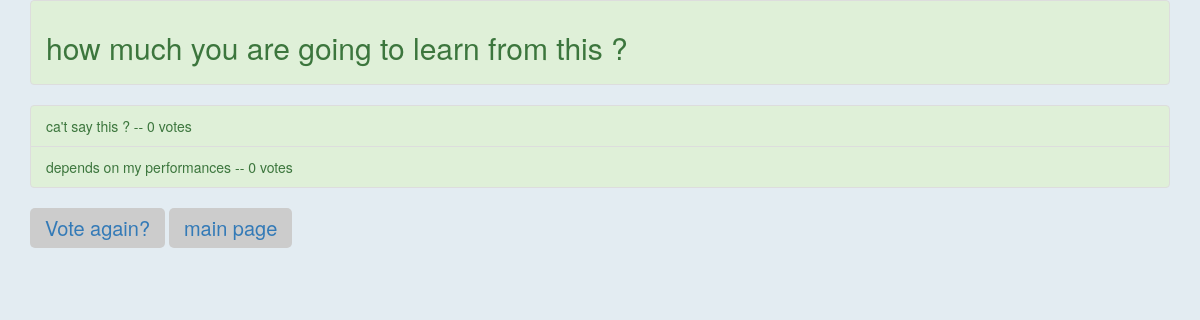
Page /polls/6/results/ on the earlier database version.
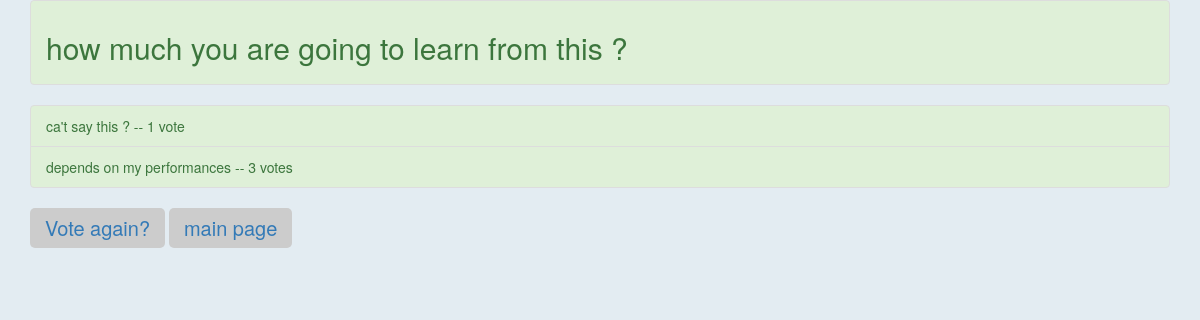
Same page on the later database version.
### polls/models.py (models this page shows, shortened)
class Question(models.Model):
    question_text = models.CharField(max_length=200)
    pub_date = models.DateTimeField('date published')

class Choice(models.Model):
    question = models.ForeignKey(Question, on_delete=models.CASCADE)
    choice_text = models.CharField(max_length=200)
    votes = models.IntegerField(default=0)

### polls/views.py (the view)
# urls.py: path('<int:question_id>/results/', views.results, name='results'),
def results(request, question_id):
    question = get_object_or_404(Question, pk=question_id)
    return render(request, 'polls/results.html', {'question': question})

### polls/templates/polls/results.html (shortened to what this page needs)
<!DOCTYPE html>
<html lang="en">
<head>
  <link rel="stylesheet" href="https://maxcdn.bootstrapcdn.com/bootstrap/3.3.7/css/bootstrap.min.css">
</head>
<body>
  <div class="container">
    <ul class="list-group">
      <li class="list-group-item list-group-item-success">
        <h2>{{ question.question_text }}</h2>
      </li>
      </ul>
      <ul class="list-group">
      {% for choice in question.choice_set.all %}
          <li class="list-group-item list-group-item-success">{{ choice.choice_text }} -- {{ choice.votes }} vote{{ choice.votes|pluralize }}</li>
      {% endfor %}
      </ul>
      <button class = 'but' type="button" name="button"><a  href="{% url 'polls:detail' question.id %}">Vote again?</a></button>
      <button class = 'but' type="button" name="button"><a href="\polls\">main page</a></button>
    </div>
</body
</html>

### polls/templates/polls/results.html (style rules this page uses)
body { background-color:#e3ecf2; }
.but { padding:5px 15px; background:#ccc; border:0 none; cursor:pointer; -webkit-border-radius: 5px; border-radius: 5px; height: 40px; font-size: 20px; text-decoration: none; }

Differences in the rows shown:
changed Choice "ca't say this ?": votes "0" → "1"
changed Choice "depends on my performances": votes "0" → "3"
